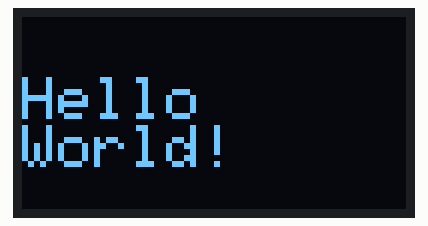
Recording of a program running on a simulated ESP32. Shown: 128×64 one-colour display.

Above: at 0.1 s.

The program:

main.cpp
```cpp
#include <Arduino.h>
#include <Wire.h>
#include <Adafruit_GFX.h>
#include <Adafruit_SSD1306.h>

#define SCREEN_WIDTH 128
#define SCREEN_HEIGHT 64

#define OLED_SDA 21
#define OLED_SCL 22

Adafruit_SSD1306 display(SCREEN_WIDTH, SCREEN_HEIGHT, &Wire, -1);

void setup()
{
    Serial.begin(115200);

    Wire.begin(OLED_SDA, OLED_SCL);

    if (!display.begin(SSD1306_SWITCHCAPVCC, 0x3C))
    {
        Serial.println("OLED init failed");
        while (true)
        {
        }
    }

    display.clearDisplay();

    display.setTextSize(2);
    display.setTextColor(SSD1306_WHITE);
    display.setCursor(0, 20);
    display.println("Hello");
    display.println("World!");

    display.display();
}

void loop()
{
}
```
